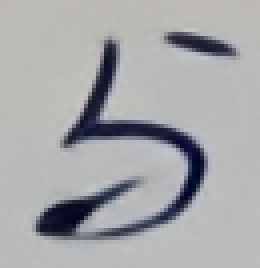
#> input picture scripts_data/character_dataset/与_2.png, 65 x 67 px (shown 4 times larger); its folder holds only this picture in this run
$ python prepare_for_gan.py   (older library calls are emulated)
#> lines starting #> are read from the running program, lines starting #| are printed output that depends on the picture
import os
import cv2
import numpy as np
from PIL import Image, ImageDraw, ImageFont
import re


def process_image(input_path, output_path):
    # Read the image
#> called with input_path = 'character_dataset/与_2.png', output_path = 'character_dataset_128/与_2.png'
    img = cv2.imread(input_path, cv2.IMREAD_UNCHANGED)
#> img is the input picture: shape (67, 65, 3); mean B, G, R 169.9, 167.5, 167

    # Check if the image has an alpha channel
    has_alpha = img.shape[2] == 4 if len(img.shape) > 2 else False
#> has_alpha = False

    # Get the current dimensions
    h, w = img.shape[:2]
#> h = 67; w = 65

    # Determine the scaling factor to make the longer side 128px
    scale = 128 / max(h, w)
#> scale = 1.91

    # Calculate new dimensions while preserving aspect ratio
    new_h, new_w = int(h * scale), int(w * scale)
#> new_h = 128; new_w = 124

    # Resize the image
    resized = cv2.resize(img, (new_w, new_h), interpolation=cv2.INTER_AREA)
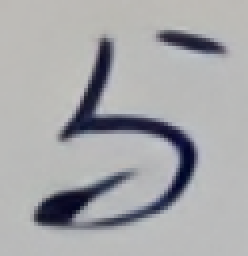
#> resized: shape (128, 124, 3) (shown 2 times larger); mean B, G, R 169.8, 167.5, 167

    # Create a 128x128 canvas
    if has_alpha:
        # For images with alpha channel
        canvas = np.zeros((128, 128, 4), dtype=np.uint8)
    else:
        # For images without alpha channel
        canvas = np.zeros((128, 128, 3), dtype=np.uint8)

        # Sample the background color from the corners of the image
        # This assumes the corners have the background color
        corners = [resized[0, 0], resized[0, -1], resized[-1, 0], resized[-1, -1]]
#> corners = [[181, 185, 188], [183, 187, 190], [185, 186, 185], [189, 188, 187]]
        bg_color = np.median(corners, axis=0).astype(np.uint8)
#> bg_color = [184, 186, 187]

        # Fill the canvas with the background color
        canvas[:] = bg_color

    # Calculate position to place the resized image (center)
    y_offset = (128 - new_h) // 2
#> y_offset = 0
    x_offset = (128 - new_w) // 2
#> x_offset = 2

    # Place the resized image on the canvas
    if has_alpha:
        # For images with alpha channel
        canvas[y_offset : y_offset + new_h, x_offset : x_offset + new_w] = resized
    else:
        # For images without alpha channel
        canvas[y_offset : y_offset + new_h, x_offset : x_offset + new_w] = resized
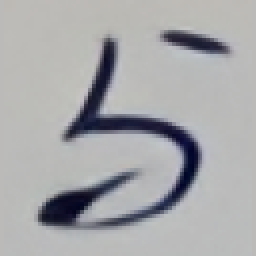
#> canvas: shape (128, 128, 3) (shown 2 times larger); mean of channels 0, 1, 2 170.2, 168, 167.6; drawn as B, G, R

    # Save the processed image
    cv2.imwrite(output_path, canvas)


def extract_character_from_filename(filename):
    # Extract Chinese character from filename
    # Format can be "{char}.png" or "{char}_{number}.png"
    match = re.match(r"(.+?)(?:_\d+)?\.png", filename)
    if match:
        return match.group(1)
    return None


def create_ground_truth_image(character, output_path, font_path="simhei.ttf"):
    # Create a 128x128 white background image
#> called with character = '与', output_path = 'character_ground_truth/与_2.png', font_path = 'simhei.ttf'
    img = Image.new("RGB", (128, 128), color=(255, 255, 255))
#> img: PIL image 128x128 RGB; every value is 255
    draw = ImageDraw.Draw(img)

    # Try to load font with increasing sizes until optimal
    font_size = 80  # Start with a reasonable size
    font = ImageFont.truetype(font_path, font_size)

    # Get text size (compatible with newer Pillow versions)
    try:
        # New method in Pillow (>=8.0.0)
        bbox = font.getbbox(character)
        text_width = bbox[2] - bbox[0]
        text_height = bbox[3] - bbox[1]
    except AttributeError:
        # Fallback for older Pillow versions
        text_width, text_height = draw.textsize(character, font=font)

    # Adjust font size if needed
    while (text_width > 110 or text_height > 110) and font_size > 30:
        font_size -= 5
        font = ImageFont.truetype(font_path, font_size)
        try:
            # New method in Pillow (>=8.0.0)
            bbox = font.getbbox(character)
            text_width = bbox[2] - bbox[0]
            text_height = bbox[3] - bbox[1]
        except AttributeError:
            # Fallback for older Pillow versions
            text_width, text_height = draw.textsize(character, font=font)
#> after the loop, font_size = 80

    # Calculate position to center the text
    x = (128 - text_width) / 2
    y = (128 - text_height) / 2

    # Draw the character (compatible with newer Pillow versions)
    try:
        # New method in Pillow (>=8.0.0)
        draw.text((x, y), character, fill=(0, 0, 0), font=font)
    except TypeError:
        # Fallback for older Pillow versions
        draw.text((int(x), int(y)), character, fill=(0, 0, 0), font=font)

    # Save the image
    img.save(output_path)
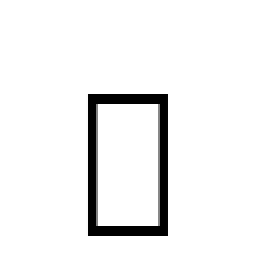
#> saved as 与_2.png: PIL image 128x128 RGB (shown 2 times larger); min 0, max 255, mean 240.3


def main():
    input_dir = "character_dataset"
    output_dir = "character_dataset_128"
    ground_truth_dir = "character_ground_truth"

    # Create output directories if they don't exist
    os.makedirs(output_dir, exist_ok=True)
    os.makedirs(ground_truth_dir, exist_ok=True)

    # Process each image in the input directory
    for filename in os.listdir(input_dir):
        if filename.lower().endswith((".png", ".jpg", ".jpeg")):
            input_path = os.path.join(input_dir, filename)
            output_path = os.path.join(output_dir, filename)
            ground_truth_path = os.path.join(ground_truth_dir, filename)

            # Process the input image
            process_image(input_path, output_path)

            # Create ground truth image with SimHei font
            character = extract_character_from_filename(filename)
            if character:
                try:
                    create_ground_truth_image(character, ground_truth_path)
                    print(
                        f"Processed: {filename} (created ground truth image for '{character}')"
                    )
                except Exception as e:
                    print(f"Error creating ground truth for {filename}: {e}")
            else:
                print(
                    f"Processed: {filename} (could not extract character for ground truth)"
                )


if __name__ == "__main__":
    main()

$ run again, on scripts_data/character_dataset/准.png
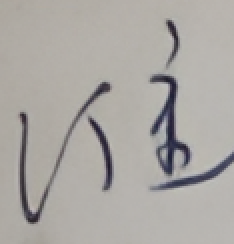
#> input picture scripts_data/character_dataset/准.png, 117 x 122 px (shown 2 times larger)
#> in process_image, img is the input picture: shape (122, 117, 3); mean B, G, R 163.4, 167.5, 170.9
#> in process_image, `resized = cv2.resize(img, (new_w, new_h), interpolation=cv2.INTER_AREA)`:
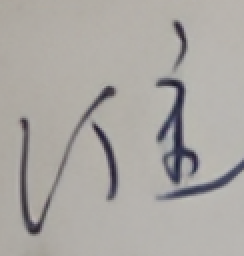
#> resized: shape (128, 122, 3) (shown 2 times larger); mean B, G, R 163.3, 167.4, 170.8
#> corners = [[159, 167, 173], [174, 180, 185], [163, 169, 173], [178, 182, 184]]
#> bg_color = [168, 174, 178]
#> in process_image, `canvas[y_offset : y_offset + new_h, x_offset : x_offset + new_w] = res..`:
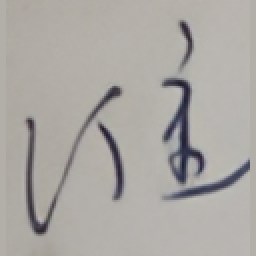
#> canvas: shape (128, 128, 3) (shown 2 times larger); mean of channels 0, 1, 2 163.6, 167.7, 171.1; drawn as B, G, R
#> img: PIL image 128x128 RGB; every value is 255
#> after the loop in create_ground_truth_image, `while (text_width > 110 or text_height > 110) and font_size > 30:`: font_size = 80
